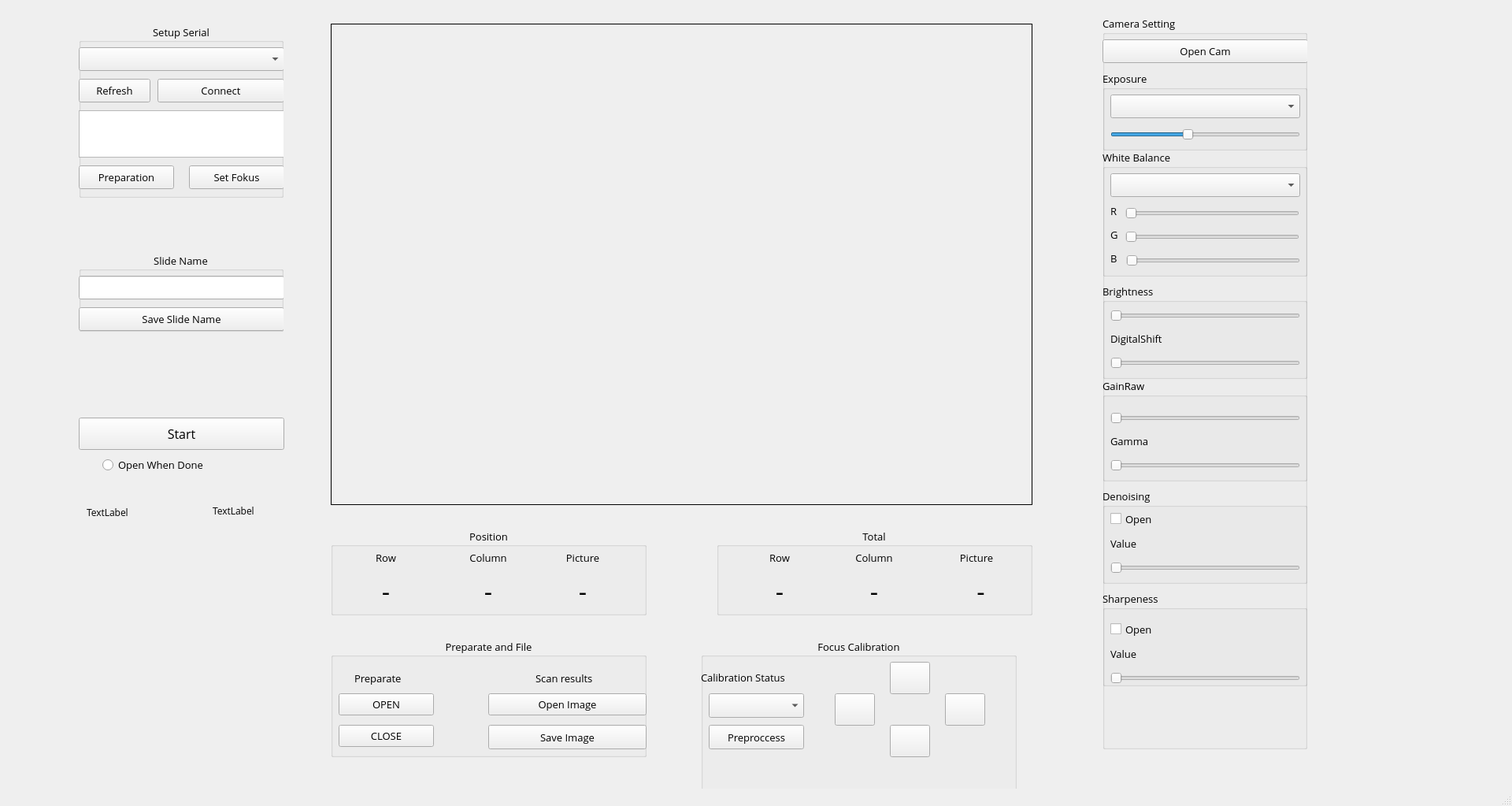
<?xml version="1.0" encoding="UTF-8"?>
<ui version="4.0">
 <class>MicroscannerTest</class>
 <widget class="QMainWindow" name="MicroscannerTest">
  <property name="geometry">
   <rect>
    <x>0</x>
    <y>0</y>
    <width>1920</width>
    <height>1023</height>
   </rect>
  </property>
  <property name="font">
   <font>
    <family>Open Sans</family>
    <kerning>true</kerning>
   </font>
  </property>
  <property name="windowTitle">
   <string notr="true">Microscanner Test</string>
  </property>
  <property name="layoutDirection">
   <enum>Qt::LeftToRight</enum>
  </property>
  <property name="autoFillBackground">
   <bool>false</bool>
  </property>
  <widget class="QWidget" name="centralwidget">
   <widget class="QLabel" name="capturelbl">
    <property name="geometry">
     <rect>
      <x>420</x>
      <y>30</y>
      <width>891</width>
      <height>611</height>
     </rect>
    </property>
    <property name="frameShape">
     <enum>QFrame::Box</enum>
    </property>
    <property name="frameShadow">
     <enum>QFrame::Plain</enum>
    </property>
    <property name="lineWidth">
     <number>1</number>
    </property>
    <property name="text">
     <string/>
    </property>
   </widget>
   <widget class="QGroupBox" name="groupBox_2">
    <property name="geometry">
     <rect>
      <x>1400</x>
      <y>20</y>
      <width>260</width>
      <height>931</height>
     </rect>
    </property>
    <property name="font">
     <font>
      <family>Open Sans</family>
      <pointsize>10</pointsize>
     </font>
    </property>
    <property name="title">
     <string>Camera Setting</string>
    </property>
    <property name="flat">
     <bool>true</bool>
    </property>
    <widget class="QPushButton" name="openCam_btn">
     <property name="geometry">
      <rect>
       <x>0</x>
       <y>30</y>
       <width>261</width>
       <height>30</height>
      </rect>
     </property>
     <property name="text">
      <string>Open Cam</string>
     </property>
    </widget>
    <widget class="QGroupBox" name="groupBox_4">
     <property name="geometry">
      <rect>
       <x>0</x>
       <y>70</y>
       <width>260</width>
       <height>101</height>
      </rect>
     </property>
     <property name="font">
      <font>
       <pointsize>10</pointsize>
      </font>
     </property>
     <property name="title">
      <string>Exposure</string>
     </property>
     <property name="flat">
      <bool>true</bool>
     </property>
     <widget class="QComboBox" name="exposureMode">
      <property name="geometry">
       <rect>
        <x>10</x>
        <y>30</y>
        <width>241</width>
        <height>30</height>
       </rect>
      </property>
     </widget>
     <widget class="QSlider" name="exposure_slider">
      <property name="geometry">
       <rect>
        <x>10</x>
        <y>70</y>
        <width>241</width>
        <height>22</height>
       </rect>
      </property>
      <property name="value">
       <number>40</number>
      </property>
      <property name="orientation">
       <enum>Qt::Horizontal</enum>
      </property>
     </widget>
    </widget>
    <widget class="QGroupBox" name="groupBox_5">
     <property name="geometry">
      <rect>
       <x>0</x>
       <y>170</y>
       <width>260</width>
       <height>161</height>
      </rect>
     </property>
     <property name="font">
      <font>
       <pointsize>10</pointsize>
      </font>
     </property>
     <property name="title">
      <string>White Balance</string>
     </property>
     <property name="flat">
      <bool>true</bool>
     </property>
     <widget class="QComboBox" name="WBMode">
      <property name="geometry">
       <rect>
        <x>10</x>
        <y>30</y>
        <width>241</width>
        <height>30</height>
       </rect>
      </property>
     </widget>
     <widget class="QSlider" name="R_slider">
      <property name="geometry">
       <rect>
        <x>29</x>
        <y>70</y>
        <width>221</width>
        <height>22</height>
       </rect>
      </property>
      <property name="orientation">
       <enum>Qt::Horizontal</enum>
      </property>
     </widget>
     <widget class="QSlider" name="G_slider">
      <property name="geometry">
       <rect>
        <x>29</x>
        <y>100</y>
        <width>221</width>
        <height>22</height>
       </rect>
      </property>
      <property name="orientation">
       <enum>Qt::Horizontal</enum>
      </property>
     </widget>
     <widget class="QSlider" name="B_slider">
      <property name="geometry">
       <rect>
        <x>30</x>
        <y>130</y>
        <width>221</width>
        <height>22</height>
       </rect>
      </property>
      <property name="orientation">
       <enum>Qt::Horizontal</enum>
      </property>
     </widget>
     <widget class="QLabel" name="label_4">
      <property name="geometry">
       <rect>
        <x>10</x>
        <y>70</y>
        <width>16</width>
        <height>16</height>
       </rect>
      </property>
      <property name="text">
       <string>R</string>
      </property>
     </widget>
     <widget class="QLabel" name="label_6">
      <property name="geometry">
       <rect>
        <x>10</x>
        <y>100</y>
        <width>16</width>
        <height>16</height>
       </rect>
      </property>
      <property name="text">
       <string>G</string>
      </property>
     </widget>
     <widget class="QLabel" name="label_9">
      <property name="geometry">
       <rect>
        <x>10</x>
        <y>130</y>
        <width>16</width>
        <height>16</height>
       </rect>
      </property>
      <property name="text">
       <string>B</string>
      </property>
     </widget>
    </widget>
    <widget class="QGroupBox" name="groupBox_6">
     <property name="geometry">
      <rect>
       <x>0</x>
       <y>340</y>
       <width>260</width>
       <height>121</height>
      </rect>
     </property>
     <property name="font">
      <font>
       <pointsize>10</pointsize>
      </font>
     </property>
     <property name="title">
      <string>Brightness</string>
     </property>
     <property name="flat">
      <bool>true</bool>
     </property>
     <widget class="QSlider" name="brightness_slider">
      <property name="geometry">
       <rect>
        <x>10</x>
        <y>30</y>
        <width>241</width>
        <height>22</height>
       </rect>
      </property>
      <property name="orientation">
       <enum>Qt::Horizontal</enum>
      </property>
     </widget>
     <widget class="QSlider" name="digitalShift_slider">
      <property name="geometry">
       <rect>
        <x>10</x>
        <y>90</y>
        <width>241</width>
        <height>22</height>
       </rect>
      </property>
      <property name="orientation">
       <enum>Qt::Horizontal</enum>
      </property>
     </widget>
     <widget class="QLabel" name="label_3">
      <property name="geometry">
       <rect>
        <x>10</x>
        <y>60</y>
        <width>131</width>
        <height>20</height>
       </rect>
      </property>
      <property name="text">
       <string>DigitalShift</string>
      </property>
     </widget>
    </widget>
    <widget class="QGroupBox" name="groupBox_7">
     <property name="geometry">
      <rect>
       <x>0</x>
       <y>460</y>
       <width>260</width>
       <height>131</height>
      </rect>
     </property>
     <property name="font">
      <font>
       <pointsize>10</pointsize>
      </font>
     </property>
     <property name="title">
      <string>GainRaw</string>
     </property>
     <property name="flat">
      <bool>true</bool>
     </property>
     <widget class="QSlider" name="gainRaw_slider">
      <property name="geometry">
       <rect>
        <x>10</x>
        <y>40</y>
        <width>241</width>
        <height>22</height>
       </rect>
      </property>
      <property name="orientation">
       <enum>Qt::Horizontal</enum>
      </property>
     </widget>
     <widget class="QSlider" name="gamma_slider">
      <property name="geometry">
       <rect>
        <x>10</x>
        <y>100</y>
        <width>241</width>
        <height>22</height>
       </rect>
      </property>
      <property name="orientation">
       <enum>Qt::Horizontal</enum>
      </property>
     </widget>
     <widget class="QLabel" name="label_5">
      <property name="geometry">
       <rect>
        <x>10</x>
        <y>70</y>
        <width>131</width>
        <height>20</height>
       </rect>
      </property>
      <property name="text">
       <string>Gamma</string>
      </property>
     </widget>
    </widget>
    <widget class="QGroupBox" name="groupBox_8">
     <property name="geometry">
      <rect>
       <x>0</x>
       <y>600</y>
       <width>260</width>
       <height>121</height>
      </rect>
     </property>
     <property name="font">
      <font>
       <pointsize>10</pointsize>
      </font>
     </property>
     <property name="title">
      <string>Denoising</string>
     </property>
     <property name="flat">
      <bool>true</bool>
     </property>
     <widget class="QSlider" name="denoising_slider">
      <property name="geometry">
       <rect>
        <x>10</x>
        <y>90</y>
        <width>241</width>
        <height>22</height>
       </rect>
      </property>
      <property name="orientation">
       <enum>Qt::Horizontal</enum>
      </property>
     </widget>
     <widget class="QLabel" name="denoising_lbl">
      <property name="geometry">
       <rect>
        <x>10</x>
        <y>60</y>
        <width>131</width>
        <height>20</height>
       </rect>
      </property>
      <property name="text">
       <string>Value</string>
      </property>
     </widget>
     <widget class="QCheckBox" name="denoising_cb">
      <property name="geometry">
       <rect>
        <x>10</x>
        <y>30</y>
        <width>70</width>
        <height>17</height>
       </rect>
      </property>
      <property name="text">
       <string>Open</string>
      </property>
     </widget>
    </widget>
    <widget class="QGroupBox" name="groupBox_9">
     <property name="geometry">
      <rect>
       <x>0</x>
       <y>730</y>
       <width>260</width>
       <height>121</height>
      </rect>
     </property>
     <property name="font">
      <font>
       <pointsize>10</pointsize>
      </font>
     </property>
     <property name="title">
      <string>Sharpeness</string>
     </property>
     <property name="flat">
      <bool>true</bool>
     </property>
     <widget class="QSlider" name="sharpness_slider">
      <property name="geometry">
       <rect>
        <x>10</x>
        <y>100</y>
        <width>241</width>
        <height>22</height>
       </rect>
      </property>
      <property name="orientation">
       <enum>Qt::Horizontal</enum>
      </property>
     </widget>
     <widget class="QLabel" name="denoising_slider_3">
      <property name="geometry">
       <rect>
        <x>10</x>
        <y>70</y>
        <width>131</width>
        <height>20</height>
       </rect>
      </property>
      <property name="text">
       <string>Value</string>
      </property>
     </widget>
     <widget class="QCheckBox" name="sharpness_cb">
      <property name="geometry">
       <rect>
        <x>10</x>
        <y>40</y>
        <width>70</width>
        <height>17</height>
       </rect>
      </property>
      <property name="text">
       <string>Open</string>
      </property>
     </widget>
    </widget>
   </widget>
   <widget class="QGroupBox" name="groupBox_3">
    <property name="geometry">
     <rect>
      <x>100</x>
      <y>30</y>
      <width>260</width>
      <height>221</height>
     </rect>
    </property>
    <property name="font">
     <font>
      <family>Open Sans</family>
      <pointsize>10</pointsize>
     </font>
    </property>
    <property name="title">
     <string>Setup Serial</string>
    </property>
    <property name="alignment">
     <set>Qt::AlignCenter</set>
    </property>
    <property name="flat">
     <bool>true</bool>
    </property>
    <widget class="QTextEdit" name="status_txt">
     <property name="enabled">
      <bool>true</bool>
     </property>
     <property name="geometry">
      <rect>
       <x>0</x>
       <y>110</y>
       <width>261</width>
       <height>60</height>
      </rect>
     </property>
     <property name="autoFillBackground">
      <bool>false</bool>
     </property>
     <property name="readOnly">
      <bool>true</bool>
     </property>
    </widget>
    <widget class="QComboBox" name="comCombo">
     <property name="geometry">
      <rect>
       <x>0</x>
       <y>30</y>
       <width>261</width>
       <height>30</height>
      </rect>
     </property>
     <property name="font">
      <font>
       <pointsize>12</pointsize>
      </font>
     </property>
     <property name="toolTip">
      <string/>
     </property>
     <property name="whatsThis">
      <string/>
     </property>
     <property name="currentText">
      <string/>
     </property>
    </widget>
    <widget class="QPushButton" name="connect_btn">
     <property name="geometry">
      <rect>
       <x>100</x>
       <y>70</y>
       <width>161</width>
       <height>30</height>
      </rect>
     </property>
     <property name="text">
      <string>Connect</string>
     </property>
    </widget>
    <widget class="QPushButton" name="comRefresh_btn">
     <property name="geometry">
      <rect>
       <x>0</x>
       <y>70</y>
       <width>91</width>
       <height>30</height>
      </rect>
     </property>
     <property name="text">
      <string>Refresh</string>
     </property>
    </widget>
    <widget class="QPushButton" name="fokus_btn">
     <property name="geometry">
      <rect>
       <x>140</x>
       <y>180</y>
       <width>121</width>
       <height>30</height>
      </rect>
     </property>
     <property name="text">
      <string>Set Fokus</string>
     </property>
    </widget>
    <widget class="QPushButton" name="prepare_btn">
     <property name="geometry">
      <rect>
       <x>0</x>
       <y>180</y>
       <width>121</width>
       <height>30</height>
      </rect>
     </property>
     <property name="text">
      <string>Preparation</string>
     </property>
    </widget>
   </widget>
   <widget class="QLabel" name="time_label">
    <property name="geometry">
     <rect>
      <x>270</x>
      <y>640</y>
      <width>55</width>
      <height>16</height>
     </rect>
    </property>
    <property name="text">
     <string>TextLabel</string>
    </property>
   </widget>
   <widget class="QLabel" name="total_label">
    <property name="geometry">
     <rect>
      <x>110</x>
      <y>640</y>
      <width>91</width>
      <height>20</height>
     </rect>
    </property>
    <property name="text">
     <string>TextLabel</string>
    </property>
   </widget>
   <widget class="QGroupBox" name="groupBox">
    <property name="geometry">
     <rect>
      <x>100</x>
      <y>320</y>
      <width>260</width>
      <height>101</height>
     </rect>
    </property>
    <property name="font">
     <font>
      <family>Open Sans</family>
      <pointsize>10</pointsize>
     </font>
    </property>
    <property name="title">
     <string>Slide Name</string>
    </property>
    <property name="alignment">
     <set>Qt::AlignCenter</set>
    </property>
    <property name="flat">
     <bool>true</bool>
    </property>
    <widget class="QLineEdit" name="namaSlide_text">
     <property name="geometry">
      <rect>
       <x>0</x>
       <y>30</y>
       <width>261</width>
       <height>30</height>
      </rect>
     </property>
    </widget>
    <widget class="QPushButton" name="namaSlide_btn">
     <property name="geometry">
      <rect>
       <x>0</x>
       <y>70</y>
       <width>261</width>
       <height>30</height>
      </rect>
     </property>
     <property name="text">
      <string>Save Slide Name</string>
     </property>
    </widget>
   </widget>
   <widget class="QGroupBox" name="groupBox_10">
    <property name="geometry">
     <rect>
      <x>420</x>
      <y>670</y>
      <width>401</width>
      <height>111</height>
     </rect>
    </property>
    <property name="font">
     <font>
      <family>Open Sans</family>
      <pointsize>10</pointsize>
     </font>
    </property>
    <property name="title">
     <string>Position</string>
    </property>
    <property name="alignment">
     <set>Qt::AlignCenter</set>
    </property>
    <property name="flat">
     <bool>true</bool>
    </property>
    <widget class="QLabel" name="currRow_lbl">
     <property name="geometry">
      <rect>
       <x>30</x>
       <y>60</y>
       <width>80</width>
       <height>41</height>
      </rect>
     </property>
     <property name="font">
      <font>
       <pointsize>24</pointsize>
      </font>
     </property>
     <property name="text">
      <string>-</string>
     </property>
     <property name="alignment">
      <set>Qt::AlignCenter</set>
     </property>
    </widget>
    <widget class="QLabel" name="label_15">
     <property name="geometry">
      <rect>
       <x>30</x>
       <y>30</y>
       <width>80</width>
       <height>16</height>
      </rect>
     </property>
     <property name="font">
      <font>
       <pointsize>10</pointsize>
      </font>
     </property>
     <property name="text">
      <string>Row</string>
     </property>
     <property name="alignment">
      <set>Qt::AlignCenter</set>
     </property>
    </widget>
    <widget class="QLabel" name="currCol_lbl">
     <property name="geometry">
      <rect>
       <x>160</x>
       <y>60</y>
       <width>80</width>
       <height>41</height>
      </rect>
     </property>
     <property name="font">
      <font>
       <pointsize>24</pointsize>
      </font>
     </property>
     <property name="text">
      <string>-</string>
     </property>
     <property name="alignment">
      <set>Qt::AlignCenter</set>
     </property>
    </widget>
    <widget class="QLabel" name="label_16">
     <property name="geometry">
      <rect>
       <x>160</x>
       <y>30</y>
       <width>80</width>
       <height>16</height>
      </rect>
     </property>
     <property name="font">
      <font>
       <pointsize>10</pointsize>
      </font>
     </property>
     <property name="text">
      <string>Column</string>
     </property>
     <property name="alignment">
      <set>Qt::AlignCenter</set>
     </property>
    </widget>
    <widget class="QLabel" name="currImg_lbl">
     <property name="geometry">
      <rect>
       <x>250</x>
       <y>60</y>
       <width>140</width>
       <height>41</height>
      </rect>
     </property>
     <property name="font">
      <font>
       <pointsize>24</pointsize>
      </font>
     </property>
     <property name="text">
      <string>-</string>
     </property>
     <property name="alignment">
      <set>Qt::AlignCenter</set>
     </property>
    </widget>
    <widget class="QLabel" name="label_19">
     <property name="geometry">
      <rect>
       <x>250</x>
       <y>30</y>
       <width>140</width>
       <height>16</height>
      </rect>
     </property>
     <property name="font">
      <font>
       <pointsize>10</pointsize>
      </font>
     </property>
     <property name="text">
      <string>Picture</string>
     </property>
     <property name="alignment">
      <set>Qt::AlignCenter</set>
     </property>
    </widget>
   </widget>
   <widget class="QGroupBox" name="groupBox_11">
    <property name="geometry">
     <rect>
      <x>910</x>
      <y>670</y>
      <width>401</width>
      <height>111</height>
     </rect>
    </property>
    <property name="font">
     <font>
      <family>Open Sans</family>
      <pointsize>10</pointsize>
     </font>
    </property>
    <property name="title">
     <string>Total</string>
    </property>
    <property name="alignment">
     <set>Qt::AlignCenter</set>
    </property>
    <property name="flat">
     <bool>true</bool>
    </property>
    <widget class="QLabel" name="sumRow_lbl">
     <property name="geometry">
      <rect>
       <x>40</x>
       <y>60</y>
       <width>80</width>
       <height>41</height>
      </rect>
     </property>
     <property name="font">
      <font>
       <pointsize>24</pointsize>
      </font>
     </property>
     <property name="text">
      <string>-</string>
     </property>
     <property name="alignment">
      <set>Qt::AlignCenter</set>
     </property>
    </widget>
    <widget class="QLabel" name="label_23">
     <property name="geometry">
      <rect>
       <x>40</x>
       <y>30</y>
       <width>80</width>
       <height>16</height>
      </rect>
     </property>
     <property name="font">
      <font>
       <pointsize>10</pointsize>
      </font>
     </property>
     <property name="text">
      <string>Row</string>
     </property>
     <property name="alignment">
      <set>Qt::AlignCenter</set>
     </property>
    </widget>
    <widget class="QLabel" name="sumCol_lbl">
     <property name="geometry">
      <rect>
       <x>160</x>
       <y>60</y>
       <width>80</width>
       <height>41</height>
      </rect>
     </property>
     <property name="font">
      <font>
       <pointsize>24</pointsize>
      </font>
     </property>
     <property name="text">
      <string>-</string>
     </property>
     <property name="alignment">
      <set>Qt::AlignCenter</set>
     </property>
    </widget>
    <widget class="QLabel" name="label_25">
     <property name="geometry">
      <rect>
       <x>160</x>
       <y>30</y>
       <width>80</width>
       <height>16</height>
      </rect>
     </property>
     <property name="font">
      <font>
       <pointsize>10</pointsize>
      </font>
     </property>
     <property name="text">
      <string>Column</string>
     </property>
     <property name="alignment">
      <set>Qt::AlignCenter</set>
     </property>
    </widget>
    <widget class="QLabel" name="sumImg_lbl">
     <property name="geometry">
      <rect>
       <x>270</x>
       <y>60</y>
       <width>131</width>
       <height>41</height>
      </rect>
     </property>
     <property name="font">
      <font>
       <pointsize>24</pointsize>
      </font>
     </property>
     <property name="text">
      <string>-</string>
     </property>
     <property name="alignment">
      <set>Qt::AlignCenter</set>
     </property>
    </widget>
    <widget class="QLabel" name="label_27">
     <property name="geometry">
      <rect>
       <x>260</x>
       <y>30</y>
       <width>140</width>
       <height>16</height>
      </rect>
     </property>
     <property name="font">
      <font>
       <pointsize>10</pointsize>
      </font>
     </property>
     <property name="text">
      <string>Picture</string>
     </property>
     <property name="alignment">
      <set>Qt::AlignCenter</set>
     </property>
    </widget>
   </widget>
   <widget class="QPushButton" name="start_btn">
    <property name="geometry">
     <rect>
      <x>100</x>
      <y>530</y>
      <width>261</width>
      <height>41</height>
     </rect>
    </property>
    <property name="font">
     <font>
      <pointsize>12</pointsize>
     </font>
    </property>
    <property name="text">
     <string>Start</string>
    </property>
   </widget>
   <widget class="QGroupBox" name="groupBox_12">
    <property name="geometry">
     <rect>
      <x>890</x>
      <y>810</y>
      <width>401</width>
      <height>201</height>
     </rect>
    </property>
    <property name="font">
     <font>
      <pointsize>10</pointsize>
      <weight>50</weight>
      <bold>false</bold>
      <underline>false</underline>
      <strikeout>false</strikeout>
     </font>
    </property>
    <property name="layoutDirection">
     <enum>Qt::LeftToRight</enum>
    </property>
    <property name="title">
     <string>Focus Calibration</string>
    </property>
    <property name="alignment">
     <set>Qt::AlignCenter</set>
    </property>
    <property name="flat">
     <bool>true</bool>
    </property>
    <widget class="QPushButton" name="rightButton">
     <property name="geometry">
      <rect>
       <x>170</x>
       <y>70</y>
       <width>51</width>
       <height>41</height>
      </rect>
     </property>
     <property name="text">
      <string/>
     </property>
     <property name="icon">
      <iconset>
       <normaloff>C:/Users/Abhi/Downloads/Button/Right_Button.png</normaloff>C:/Users/Abhi/Downloads/Button/Right_Button.png</iconset>
     </property>
     <property name="iconSize">
      <size>
       <width>40</width>
       <height>40</height>
      </size>
     </property>
    </widget>
    <widget class="QPushButton" name="upButton">
     <property name="geometry">
      <rect>
       <x>240</x>
       <y>30</y>
       <width>51</width>
       <height>41</height>
      </rect>
     </property>
     <property name="text">
      <string/>
     </property>
     <property name="icon">
      <iconset>
       <normaloff>C:/Users/Abhi/Downloads/Button/Up_Button.png</normaloff>C:/Users/Abhi/Downloads/Button/Up_Button.png</iconset>
     </property>
     <property name="iconSize">
      <size>
       <width>40</width>
       <height>40</height>
      </size>
     </property>
    </widget>
    <widget class="QPushButton" name="leftButton">
     <property name="geometry">
      <rect>
       <x>310</x>
       <y>70</y>
       <width>51</width>
       <height>41</height>
      </rect>
     </property>
     <property name="text">
      <string/>
     </property>
     <property name="icon">
      <iconset>
       <normaloff>C:/Users/Abhi/Downloads/Button/Left_Button.png</normaloff>C:/Users/Abhi/Downloads/Button/Left_Button.png</iconset>
     </property>
     <property name="iconSize">
      <size>
       <width>40</width>
       <height>40</height>
      </size>
     </property>
    </widget>
    <widget class="QComboBox" name="calibrationButton">
     <property name="geometry">
      <rect>
       <x>10</x>
       <y>70</y>
       <width>121</width>
       <height>31</height>
      </rect>
     </property>
     <property name="frame">
      <bool>true</bool>
     </property>
    </widget>
    <widget class="QLabel" name="label_10">
     <property name="geometry">
      <rect>
       <x>0</x>
       <y>40</y>
       <width>151</width>
       <height>20</height>
      </rect>
     </property>
     <property name="text">
      <string>Calibration Status</string>
     </property>
    </widget>
    <widget class="QPushButton" name="homeButton">
     <property name="geometry">
      <rect>
       <x>10</x>
       <y>110</y>
       <width>121</width>
       <height>31</height>
      </rect>
     </property>
     <property name="text">
      <string>Preproccess</string>
     </property>
    </widget>
    <widget class="QPushButton" name="downButton">
     <property name="geometry">
      <rect>
       <x>240</x>
       <y>110</y>
       <width>51</width>
       <height>41</height>
      </rect>
     </property>
     <property name="text">
      <string/>
     </property>
     <property name="icon">
      <iconset>
       <normaloff>C:/Users/Abhi/Downloads/Button/Down_Button.png</normaloff>C:/Users/Abhi/Downloads/Button/Down_Button.png</iconset>
     </property>
     <property name="iconSize">
      <size>
       <width>40</width>
       <height>40</height>
      </size>
     </property>
    </widget>
   </widget>
   <widget class="QGroupBox" name="groupBox_13">
    <property name="geometry">
     <rect>
      <x>420</x>
      <y>810</y>
      <width>401</width>
      <height>151</height>
     </rect>
    </property>
    <property name="font">
     <font>
      <pointsize>10</pointsize>
     </font>
    </property>
    <property name="title">
     <string>Preparate and File</string>
    </property>
    <property name="alignment">
     <set>Qt::AlignCenter</set>
    </property>
    <property name="flat">
     <bool>true</bool>
    </property>
    <widget class="QPushButton" name="preparateButton">
     <property name="geometry">
      <rect>
       <x>10</x>
       <y>70</y>
       <width>121</width>
       <height>28</height>
      </rect>
     </property>
     <property name="text">
      <string>OPEN</string>
     </property>
    </widget>
    <widget class="QLabel" name="label_11">
     <property name="geometry">
      <rect>
       <x>30</x>
       <y>40</y>
       <width>131</width>
       <height>21</height>
      </rect>
     </property>
     <property name="text">
      <string>Preparate</string>
     </property>
    </widget>
    <widget class="QLabel" name="label_12">
     <property name="geometry">
      <rect>
       <x>260</x>
       <y>40</y>
       <width>131</width>
       <height>21</height>
      </rect>
     </property>
     <property name="text">
      <string>Scan results</string>
     </property>
    </widget>
    <widget class="QPushButton" name="openBrowsur">
     <property name="geometry">
      <rect>
       <x>200</x>
       <y>70</y>
       <width>201</width>
       <height>28</height>
      </rect>
     </property>
     <property name="text">
      <string>Open Image</string>
     </property>
    </widget>
    <widget class="QPushButton" name="tiffButton">
     <property name="geometry">
      <rect>
       <x>200</x>
       <y>110</y>
       <width>201</width>
       <height>31</height>
      </rect>
     </property>
     <property name="text">
      <string>Save Image</string>
     </property>
    </widget>
    <widget class="QPushButton" name="closePreparate">
     <property name="geometry">
      <rect>
       <x>10</x>
       <y>110</y>
       <width>121</width>
       <height>28</height>
      </rect>
     </property>
     <property name="text">
      <string>CLOSE</string>
     </property>
    </widget>
   </widget>
   <widget class="QRadioButton" name="openIfDone">
    <property name="geometry">
     <rect>
      <x>130</x>
      <y>580</y>
      <width>201</width>
      <height>20</height>
     </rect>
    </property>
    <property name="font">
     <font>
      <pointsize>10</pointsize>
     </font>
    </property>
    <property name="text">
     <string>Open When Done</string>
    </property>
   </widget>
   <zorder>groupBox_3</zorder>
   <zorder>capturelbl</zorder>
   <zorder>groupBox_2</zorder>
   <zorder>time_label</zorder>
   <zorder>total_label</zorder>
   <zorder>groupBox</zorder>
   <zorder>groupBox_10</zorder>
   <zorder>groupBox_11</zorder>
   <zorder>start_btn</zorder>
   <zorder>groupBox_12</zorder>
   <zorder>groupBox_13</zorder>
   <zorder>openIfDone</zorder>
  </widget>
  <widget class="QMenuBar" name="menubar">
   <property name="geometry">
    <rect>
     <x>0</x>
     <y>0</y>
     <width>1920</width>
     <height>26</height>
    </rect>
   </property>
  </widget>
  <widget class="QStatusBar" name="statusbar"/>
 </widget>
 <resources/>
 <connections/>
</ui>
